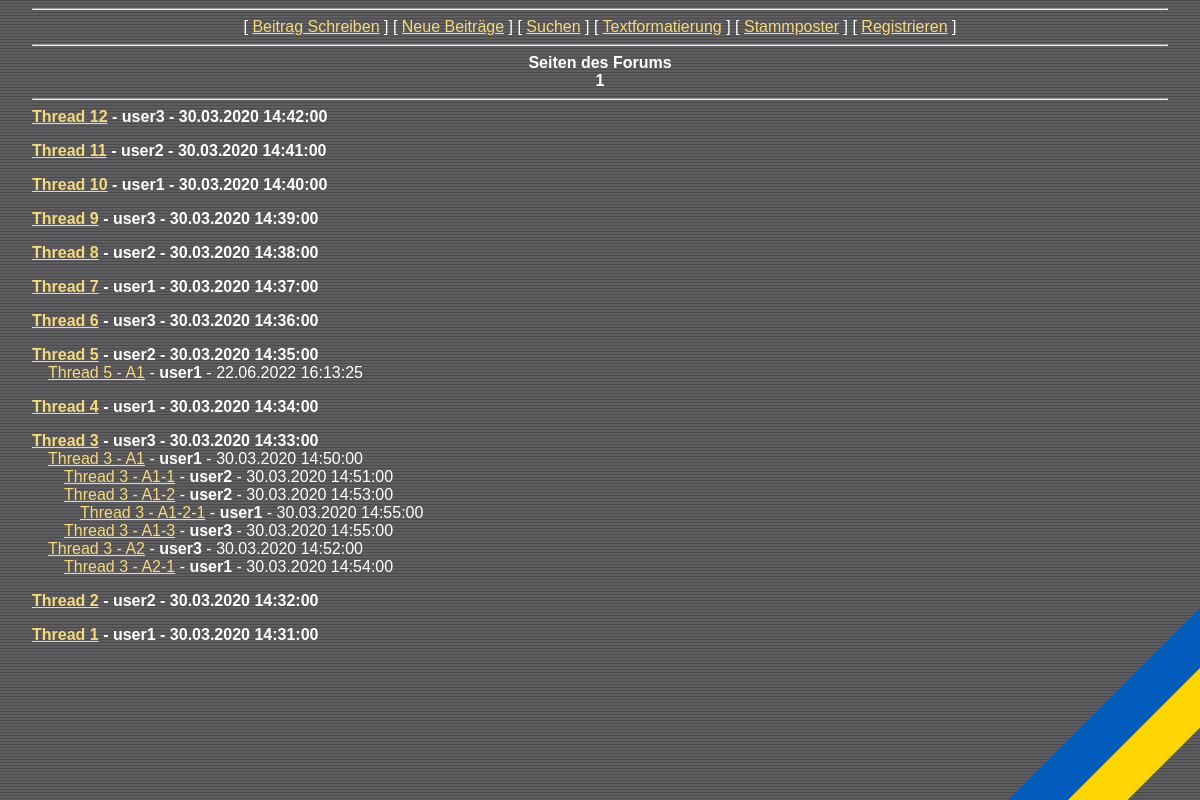
The page / on the database its author committed.
### tables this page shows
CREATE TABLE `post_table` (
  `idpost` int(10) unsigned NOT NULL AUTO_INCREMENT,
  `idthread` int(10) unsigned NOT NULL,
  `parent_idpost` int(10) unsigned DEFAULT NULL,
  `iduser` int(10) unsigned NOT NULL,
  `title` varchar(100) NOT NULL,
  `content` text,
  `rank` smallint(5) unsigned NOT NULL,
  `indent` smallint(5) unsigned NOT NULL,
  `creation_ts` timestamp NOT NULL DEFAULT CURRENT_TIMESTAMP,
  `email` varchar(255) DEFAULT NULL,
  `link_url` varchar(255) DEFAULT NULL,
  `link_text` varchar(255) DEFAULT NULL,
  `img_url` varchar(255) DEFAULT NULL,
  `ip_address` varchar(45) NOT NULL,
  `old_no` int(10) unsigned DEFAULT NULL,
  `hidden` tinyint(1) unsigned NOT NULL DEFAULT '0',
  PRIMARY KEY (`idpost`),
  UNIQUE KEY `idpost_UNIQUE` (`idpost`),
  UNIQUE KEY `old_nr_UNIQUE` (`old_no`),
  KEY `fk_post_table_idthread_idx` (`idthread`),
  KEY `fk_post_table_idpost_idx` (`parent_idpost`),
  KEY `fk_post_table_iduser_idx` (`iduser`),
  FULLTEXT KEY `fulltext_title_content` (`title`,`content`),
  CONSTRAINT `fk_post_table_idpost` FOREIGN KEY (`parent_idpost`) REFERENCES `post_table` (`idpost`) ON DELETE CASCADE ON UPDATE CASCADE,
  CONSTRAINT `fk_post_table_idthread` FOREIGN KEY (`idthread`) REFERENCES `thread_table` (`idthread`) ON DELETE CASCADE ON UPDATE CASCADE,
  CONSTRAINT `fk_post_table_iduser` FOREIGN KEY (`iduser`) REFERENCES `user_table` (`iduser`) ON UPDATE CASCADE
);

### web/model/ForumDb.php (called while the page is built, shortened)
<?php
require_once __DIR__.'/PostIndexEntry.php';
class ForumDb extends PDO
{
    public function GetThreadCount() : int
    {
        $stmt = $this->query('SELECT COUNT(idthread) FROM thread_table');
        $result = $stmt->fetch(PDO::FETCH_NUM);
        return $result[0];
    }
}

### web/pageparts/ThreadIndexView.php (the view, shortened to what this page needs)
<?php
class ThreadIndexView {
    public function __construct(ForumDb $forumDb, int $nrOfThreadsPerPage,
            int $pageNr)
    {
        $dbLastThreadId = $forumDb->GetLastThreadId();
        $this->m_lastThreadId = $dbLastThreadId -
                (($pageNr - 1) * $nrOfThreadsPerPage);
        $this->m_nrOfThreads = $nrOfThreadsPerPage;
        $this->m_forumDb = $forumDb;
    }
    public function renderHtmlDivPerThread(callable $htmlPerThreadCallback) : void
    {
        PostIndexEntry::LoadThreadIndexEntries($this->m_forumDb,
            $this->m_nrOfThreads,
                $this->m_lastThreadId,
                function($threadIndexes)
                use ($htmlPerThreadCallback)
        {
            $htmlStr = '<div class="threadmargin">';
            foreach($threadIndexes as $ti)
            {
                $indent = $ti->GetIndent();
                $htmlStr.= '<p class="nomargin ';
                if($indent === 0)
                {
                    $htmlStr.= 'fbold';
                }
                $htmlStr.= '" style="text-indent: ';
                $htmlStr.= $indent . 'em"><a ';
                $htmlStr.= 'href="showentry.php?idpost='
                    . $ti->GetPostId() . '">';
                $htmlStr.= $ti->GetTitle();
                $htmlStr.= '</a> - <span class="fbold">';
                $htmlStr.= $ti->GetNick();
                $htmlStr.= '</span> - ';
                $htmlStr.= $ti->GetPostTimestamp()->format('d.m.Y H:i:s');
                $htmlStr.= '</p>';
            }
            $htmlStr.= '</div>';
        });
    }
    private ForumDb $m_forumDb;
    private int $m_nrOfThreads;
    private int $m_lastThreadId;
}

### web/index.php (shortened to what this page needs)
<!DOCTYPE html>
<?php
require_once __DIR__.'/model/ForumDb.php';
require_once __DIR__.'/pageparts/PageNavigationView.php';
require_once __DIR__.'/pageparts/ThreadIndexView.php';
require_once __DIR__.'/helpers/ErrorHandler.php';
try
{
    $pageNr = filter_input(INPUT_GET, 'page', FILTER_VALIDATE_INT);
    if(!$pageNr || $pageNr < 1)
    {
        $pageNr = 1;
    }
    $db = new ForumDb();
}
catch(Exception $ex)
{
    ErrorHandler::OnException($ex);
}
?>
<html lang="de-ch">
    <head>
        <link rel="stylesheet" type="text/css" href="ybforum.css?v=r183">
    </head>
    <body>
        <hr>
        <div class="fullwidthcenter">
            [ <a href="postentry.php">Beitrag Schreiben</a> ]
            [ <a href="recent.php">Neue Beiträge</a> ]
            [ <a href="search.php">Suchen</a> ]
            [ <a href="textformatierung.php">Textformatierung</a> ]
            [ <a href="stammposter.php">Stammposter</a> ]
            [ <a href="register.php">Registrieren</a> ]
        </div>
        <hr>
        <div class="fullwidthcenter fbold">Seiten des Forums</div>
        <div class="fullwidthcenter">
        <?php
        try
        {
            $pageNav = new PageNavigationView($pageNr,
                YbForumConfig::MAX_THREADS_PER_PAGE,
                YbForumConfig::MAX_PAGE_NAV_ELEMENTS, $db->GetThreadCount());
            echo $pageNav->renderHtmlDivContent();
        }
        catch(Exception $ex)
        {
            ErrorHandler::OnException($ex);
        }
        ?>
        </div>
        <hr>
        <div>
        <?php
        try
        {
            $threadIndex = new ThreadIndexView($db,
                YbForumConfig::MAX_THREADS_PER_PAGE,  $pageNr);
            $threadIndex->renderHtmlDivPerThread(function($htmlPerThread)
            {
                echo $htmlPerThread;
            });
        }
        catch(Exception $ex)
        {
            ErrorHandler::OnException($ex);
        }
        ?>
        </div>
        <?php
        include __DIR__.'/pageparts/StandWithUkr.php';
        ?>
    </body>
</html>

### web/pageparts/PageNavigationView.php (shortened to what this page needs)
<?php
class PageNavigationView
{
    public function __construct(int $currentPageNr, int $maxThreadsPerPage,
            int $maxPageNavEntries, int $threadCount)
    {
        $this->m_currentPage = $currentPageNr;
        $this->m_leftmostPage = $currentPageNr - $maxPageNavEntries;
        $this->m_rightmostPage = $currentPageNr + $maxPageNavEntries;
    }
    private function CreateCurrentPagElement() : string
    {
        return '<span class="navelement fbold">' . $this->m_currentPage
                . '</span>';
    }
    public function renderHtmlDivContent() : string
    {
        $htmlStr = '';
        $htmlStr.= $this->CreateCurrentPagElement() . ' ';
        return $htmlStr;
    }
    private int $m_currentPage;
}

### web/model/PostIndexEntry.php (shortened to what this page needs)
<?php
class PostIndexEntry
{
    public static function LoadThreadIndexEntries(ForumDb $db,
        int $maxThreads, int $maxThreadId,
        callable $threadIndexCallback) : void
    {
        $minThreadId = $maxThreadId - $maxThreads;
        $query = 'SELECT idpost, idthread, parent_idpost, nick, '
                . 'title, indent, creation_ts, '
                . 'content IS NOT NULL AS has_content,'
                . 'hidden '
                . 'FROM post_table LEFT JOIN '
                . 'user_table ON post_table.iduser = user_table.iduser '
                . 'WHERE idthread <= :maxThreadId AND idthread > :minThreadId '
                . 'ORDER BY idthread DESC, `rank`';
        $stmt = $db->prepare($query);
        $stmt->execute(array(':maxThreadId' => $maxThreadId,
            ':minThreadId' => $minThreadId));
        $threadIndexEntries = array();
        $lastThreadId = 0;
        $inHiddenPath = false;
        $hiddenStartedAtIndent = 0;
        while($indexEntry = $stmt->fetchObject(PostIndexEntry::class))
        {
            if($indexEntry->idthread !== $lastThreadId && $lastThreadId !== 0)
            {
                if(!empty($threadIndexEntries))
                {
                    call_user_func($threadIndexCallback, $threadIndexEntries);
                }
                $threadIndexEntries = array();
            }
            $lastThreadId = $indexEntry->idthread;
            if($inHiddenPath && $indexEntry->indent <= $hiddenStartedAtIndent)
            {
                $inHiddenPath = false;
            }
            if($indexEntry->hidden > 0 && $inHiddenPath === false)
            {
                $inHiddenPath = true;
                $hiddenStartedAtIndent = $indexEntry->indent;
            }
            if(!$inHiddenPath)
            {
                array_push($threadIndexEntries, $indexEntry);
            }
        }
        if(!empty($threadIndexEntries))
        {
            call_user_func($threadIndexCallback, $threadIndexEntries);
        }
    }
    private int $indent;
    public function GetIndent() : int
    {
        return $this->indent;
    }
}

### web/pageparts/StandWithUkr.php (shortened to what this page needs)
<?php
class StandWithUkr {
    public function renderHtmlDiv() : string
    {
        $htmlStr = '<div class="standwithukr" title="We stand with Ukraine" id="we-stand-with-ukraine"></div>';
        return $htmlStr;
    }
}
try
{
    if (\YbForumConfig::STAND_WITH_UKR === true )
    {
        $swu = new StandWithUkr();
        echo $swu->renderHtmlDiv();
    }
}
catch(\Exception $ex)
{
    \ErrorHandler::OnException($ex);
}
?>

### web/ybforum.css (style rules this page uses)
body { background-image: url('img/bg.gif'); font-family: arial; color: #ffffff; margin-left: 2em; margin-right: 2em; }
a { color: #f6d978; }
.fbold { font-weight: bold; }
.nomargin { margin: 0; }
.navelement { padding-left: 0.1em; padding-right: 0.1em; }
.threadmargin { margin-bottom: 1em; }
.fullwidthcenter { width: 100%; text-align: center; }
.standwithukr { right: -80px; bottom: 20px; transform: rotate(-45deg); background: rgba(0, 0, 0, 0) linear-gradient(-180deg, rgb(0, 91, 187) 50%, rgb(255, 213, 0) 50%) repeat scroll 0% 0%; width: 150px; height: 42px; position: fixed; z-index: 999; }
@media only screen and (min-width: 600px) and (min-height: 600px) { .standwithukr { right: -80px; bottom: 20px; transform: rotate(-45deg); background: rgba(0, 0, 0, 0) linear-gradient(-180deg, rgb(0, 91, 187) 50%, rgb(255, 213, 0) 50%) repeat scroll 0% 0%; width: 300px; height: 84px; position: fixed; z-index: 999; } }

### rows shown on the page
post_table: value "Thread 11 user2 30.03.2020 14:41:00"
post_table: value "Thread 12 user3 30.03.2020 14:42:00"
post_table: value "Thread 10 user1 30.03.2020 14:40:00"
post_table: value "Thread 9 user3 30.03.2020 14:39:00"
post_table: value "Thread 8 user2 30.03.2020 14:38:00"
post_table: value "Thread 7 user1 30.03.2020 14:37:00"
post_table: value "Thread 6 user3 30.03.2020 14:36:00"
post_table: value "Thread 5 user2 30.03.2020 14:35:00"
post_table: value "Thread 4 user1 30.03.2020 14:34:00"
post_table: value "Thread 5 - A1 user1 22.06.2022 16:13:25"
post_table: value "Thread 3 user3 30.03.2020 14:33:00"
post_table: value "Thread 2 user2 30.03.2020 14:32:00"
post_table: value "Thread 3 - A1 user1 30.03.2020 14:50:00"
post_table: value "Thread 3 - A1-1 user2 30.03.2020 14:51:00"
post_table: value "Thread 3 - A1-2 user2 30.03.2020 14:53:00"
post_table: value "Thread 3 - A1-2-1 user1 30.03.2020 14:55:00"
post_table: value "Thread 3 - A1-3 user3 30.03.2020 14:55:00"
post_table: value "Thread 3 - A2 user3 30.03.2020 14:52:00"
post_table: value "Thread 3 - A2-1 user1 30.03.2020 14:54:00"
post_table: value "Thread 1 user1 30.03.2020 14:31:00"

### other values the page prints
$this->m_currentPage "1"
